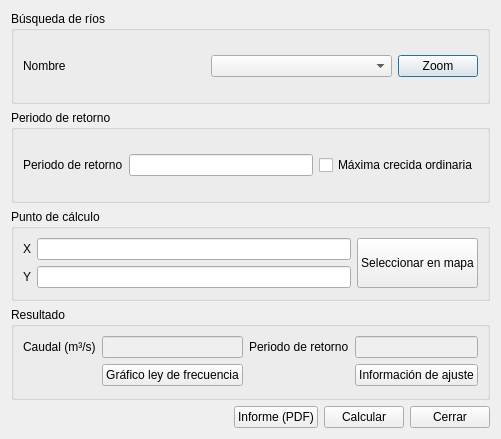
<?xml version="1.0" encoding="UTF-8"?>
<ui version="4.0">
 <class>Dialog</class>
 <widget class="QDialog" name="Dialog">
  <property name="geometry">
   <rect>
    <x>0</x>
    <y>0</y>
    <width>478</width>
    <height>439</height>
   </rect>
  </property>
  <property name="windowTitle">
   <string>Interpolación de cuantiles</string>
  </property>
  <layout class="QVBoxLayout" name="verticalLayout">
   <item>
    <widget class="QGroupBox" name="groupBox">
     <property name="title">
      <string>Búsqueda de ríos</string>
     </property>
     <layout class="QGridLayout" name="gridLayout">
      <item row="0" column="2">
       <widget class="QPushButton" name="btnZoomToRiverName">
        <property name="sizePolicy">
         <sizepolicy hsizetype="Maximum" vsizetype="Fixed">
          <horstretch>0</horstretch>
          <verstretch>0</verstretch>
         </sizepolicy>
        </property>
        <property name="text">
         <string>Zoom</string>
        </property>
       </widget>
      </item>
      <item row="0" column="1">
       <widget class="QComboBox" name="comboRiverName"/>
      </item>
      <item row="0" column="0">
       <widget class="QLabel" name="label">
        <property name="text">
         <string>Nombre</string>
        </property>
       </widget>
      </item>
     </layout>
    </widget>
   </item>
   <item>
    <widget class="QGroupBox" name="groupBox_2">
     <property name="title">
      <string>Periodo de retorno</string>
     </property>
     <layout class="QGridLayout" name="gridLayout_2">
      <item row="0" column="1">
       <widget class="QLineEdit" name="txtReturnPeriod"/>
      </item>
      <item row="0" column="0">
       <widget class="QLabel" name="label_7">
        <property name="text">
         <string>Periodo de retorno</string>
        </property>
       </widget>
      </item>
      <item row="0" column="2">
       <widget class="QCheckBox" name="chkOrdinaryMaxFlood">
        <property name="text">
         <string>Máxima crecida ordinaria</string>
        </property>
       </widget>
      </item>
     </layout>
    </widget>
   </item>
   <item>
    <widget class="QGroupBox" name="groupBox_3">
     <property name="title">
      <string>Punto de cálculo</string>
     </property>
     <layout class="QGridLayout" name="gridLayout_3">
      <item row="0" column="0">
       <widget class="QLabel" name="label_3">
        <property name="text">
         <string>X</string>
        </property>
       </widget>
      </item>
      <item row="0" column="1">
       <widget class="QLineEdit" name="txtX"/>
      </item>
      <item row="1" column="1">
       <widget class="QLineEdit" name="txtY"/>
      </item>
      <item row="1" column="0">
       <widget class="QLabel" name="label_4">
        <property name="text">
         <string>Y</string>
        </property>
       </widget>
      </item>
      <item row="0" column="2" rowspan="2">
       <widget class="QPushButton" name="btnGetPoint">
        <property name="sizePolicy">
         <sizepolicy hsizetype="Minimum" vsizetype="Expanding">
          <horstretch>0</horstretch>
          <verstretch>0</verstretch>
         </sizepolicy>
        </property>
        <property name="text">
         <string>Seleccionar en mapa</string>
        </property>
       </widget>
      </item>
     </layout>
    </widget>
   </item>
   <item>
    <widget class="QGroupBox" name="groupBox_4">
     <property name="title">
      <string>Resultado</string>
     </property>
     <layout class="QGridLayout" name="gridLayout_4">
      <item row="0" column="0">
       <widget class="QLabel" name="label_5">
        <property name="text">
         <string>Caudal (m³/s)</string>
        </property>
       </widget>
      </item>
      <item row="0" column="3">
       <widget class="QLabel" name="label_6">
        <property name="text">
         <string>Periodo de retorno</string>
        </property>
       </widget>
      </item>
      <item row="1" column="1">
       <widget class="QPushButton" name="btnFrequencyLaw">
        <property name="text">
         <string>Gráfico ley de frecuencia</string>
        </property>
       </widget>
      </item>
      <item row="0" column="1">
       <widget class="QLineEdit" name="txtResultFlow">
        <property name="enabled">
         <bool>false</bool>
        </property>
        <property name="text">
         <string/>
        </property>
       </widget>
      </item>
      <item row="0" column="4">
       <widget class="QLineEdit" name="txtResultReturnPeriod">
        <property name="enabled">
         <bool>false</bool>
        </property>
       </widget>
      </item>
      <item row="1" column="4">
       <widget class="QPushButton" name="btnFitInfo">
        <property name="text">
         <string>Información de ajuste</string>
        </property>
       </widget>
      </item>
     </layout>
    </widget>
   </item>
   <item>
    <layout class="QHBoxLayout" name="horizontalLayout_2">
     <item>
      <spacer name="horizontalSpacer">
       <property name="orientation">
        <enum>Qt::Horizontal</enum>
       </property>
       <property name="sizeHint" stdset="0">
        <size>
         <width>40</width>
         <height>20</height>
        </size>
       </property>
      </spacer>
     </item>
     <item>
      <widget class="QPushButton" name="btnReport">
       <property name="text">
        <string>Informe (PDF)</string>
       </property>
      </widget>
     </item>
     <item>
      <widget class="QPushButton" name="btnCalculate">
       <property name="text">
        <string>Calcular</string>
       </property>
      </widget>
     </item>
     <item>
      <widget class="QPushButton" name="btnClose">
       <property name="text">
        <string>Cerrar</string>
       </property>
      </widget>
     </item>
    </layout>
   </item>
  </layout>
 </widget>
 <resources/>
 <connections/>
</ui>
